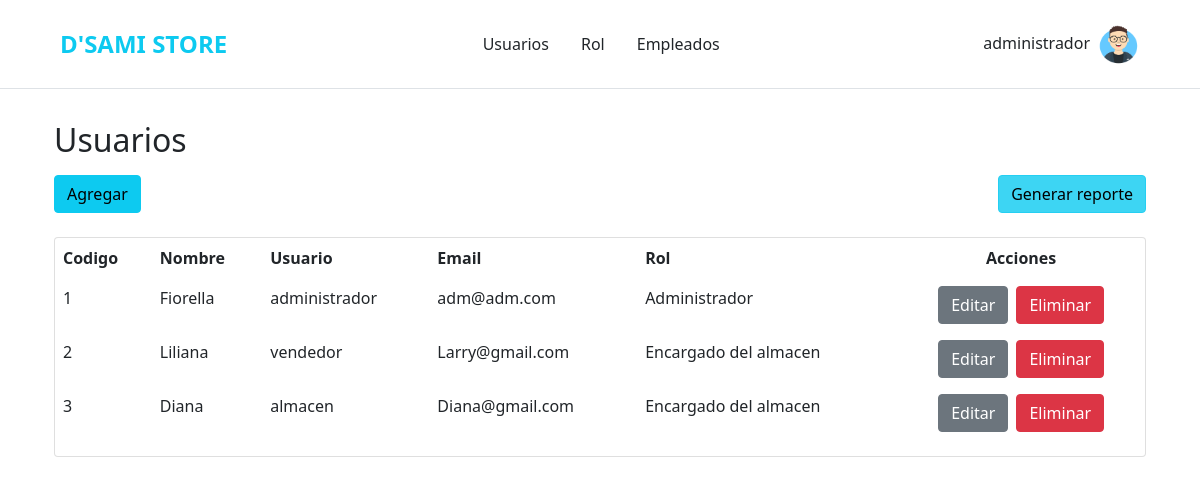
The page /vista/usuarios (signed in) on the database its author committed.
### tables this page shows
CREATE TABLE `mor_usuario` (
  `idUsuario` int(10) UNSIGNED NOT NULL,
  `idEmpleado` int(10) UNSIGNED DEFAULT NULL,
  `idRol` int(10) UNSIGNED DEFAULT NULL,
  `nombre` varchar(45) DEFAULT NULL,
  `password` varchar(30) DEFAULT NULL,
  `userName` varchar(45) DEFAULT NULL,
  `email` varchar(30) DEFAULT NULL
);

CREATE TABLE `mor_rol` (
  `idRol` int(10) UNSIGNED NOT NULL,
  `nombre` varchar(30) DEFAULT NULL
);

### controlador/usuario_controlador.php (called while the page is built, shortened)
<?php
include("../../modelo/empleado.php");
include("../../modelo/usuario.php");
include("../../modelo/rol.php");
class UsuarioControlador {
    public static function listar() {
        $usuarios = Usuario::listar();
        include("../../vista/usuarios/includes/listar_vista.php");
    }
}
?>

### controlador/usuarios/listar.php (called while the page is built)
<?php
include("../../controlador/usuario_controlador.php");
UsuarioControlador::listar();
?>

### modelo/usuario.php (called while the page is built, shortened)
<?php
include("../../controlador/config.php");
class Usuario {
    function __construct($id, $nombre, $password , $username , $email , $rol, $empleado) {
        $this->id = $id;
        $this->nombre = $nombre;
        $this->username = $username;
        $this->email = $email;
        $this->rol = $rol;
    }
    public static function listar() {
        global $link;
        $usuarios = [];
        $consulta  = ("SELECT U.*, R.nombre nombreRol, E.nombre nombreEmpleado, E.apellidoMaterno apellidoMaternoEmpleado, E.apellidoPaterno apellidoPatenoEmpleado, E.telefono telefonoEmpleado, E.fechaNac fechaNacEmpleado, E.direccion direccionEmpleado FROM mor_usuario U
            INNER JOIN mor_empleado E ON U.idEmpleado = E.idEmpleado
            INNER JOIN mor_rol R ON U.idRol = R.idRol;"
        );
        $resultado = mysqli_query($link, $consulta);
        while ($valor = mysqli_fetch_assoc($resultado)){
            $rol = new Rol($valor['idRol'], $valor['nombreRol']);
            $empleado = new Empleado(
                $valor['idEmpleado'],
                $valor['nombreEmpleado'],
                $valor['apellidoMaternoEmpleado'],
                $valor['apellidoPatenoEmpleado'],
                $valor['telefonoEmpleado'],
                $valor['fechaNacEmpleado'],
                $valor['direccionEmpleado']
            );
            $usuarios[] = new Usuario(
                $valor['idUsuario'],
                $valor['nombre'],
                $valor['password'],
                $valor['userName'],
                $valor['email'],
                $rol,
                $empleado
            );
        }
        return $usuarios;
    }
}
?>

### modelo/rol.php (called while the page is built, shortened)
<?php
class Rol {
    function __construct($id, $nombre) {
        $this->nombre = $nombre;
    }
}
?>

### vista/usuarios/includes/listar_vista.php (shortened to what this page needs)
<div class="card">
    <div class="table-responsive">
        <table class="table table-borderless">
            <thead>
                <tr>
                    <th scope="col">Codigo</th>
                    <th scope="col">Nombre</th>
                    <th scope="col">Usuario</th>
                    <th scope="col">Email</th>
                    <th scope="col">Rol</th>
                    <th scope="col" class="text-center">Acciones</th>
                </tr>
            </thead>
            <tbody>
                <?php
                    foreach ($usuarios as $usuario) { ?>
                    <tr>
                        <td><?php echo $usuario->id; ?></td>
                        <td><?php echo $usuario->nombre; ?></td>
                        <td><?php echo $usuario->username; ?></td>
                        <td><?php echo $usuario->email; ?></td>
                        <td><?php echo $usuario->rol->nombre; ?></td>
                        <td>
                            <div class="d-flex justify-content-center">
                                <button class="btn btn-secondary me-2" type="button" data-bs-toggle="modal" data-bs-target="#editarUsuario<?php echo $usuario->id; ?>">
                                    Editar
                                </button>
                                <button class="btn btn-danger" type="button" data-bs-toggle="modal" data-bs-target="#eliminarUsuario<?php echo $usuario->id; ?>">Eliminar</button>
                            </div>
                        </td>
                    </tr>
                <?php } ?>
            </tbody>
        </table>
    </div>
</div>

### rows shown on the page
mor_usuario: idUsuario "1", nombre "Fiorella", userName "administrador", email "adm@adm.com", idRol.nombre "Administrador"
mor_usuario: idUsuario "2", nombre "Liliana", userName "vendedor", email "Larry@gmail.com", idRol.nombre "Encargado del almacen"
mor_usuario: idUsuario "3", nombre "Diana", userName "almacen", email "Diana@gmail.com", idRol.nombre "Encargado del almacen"

### other values the page prints
$username "administrador"
